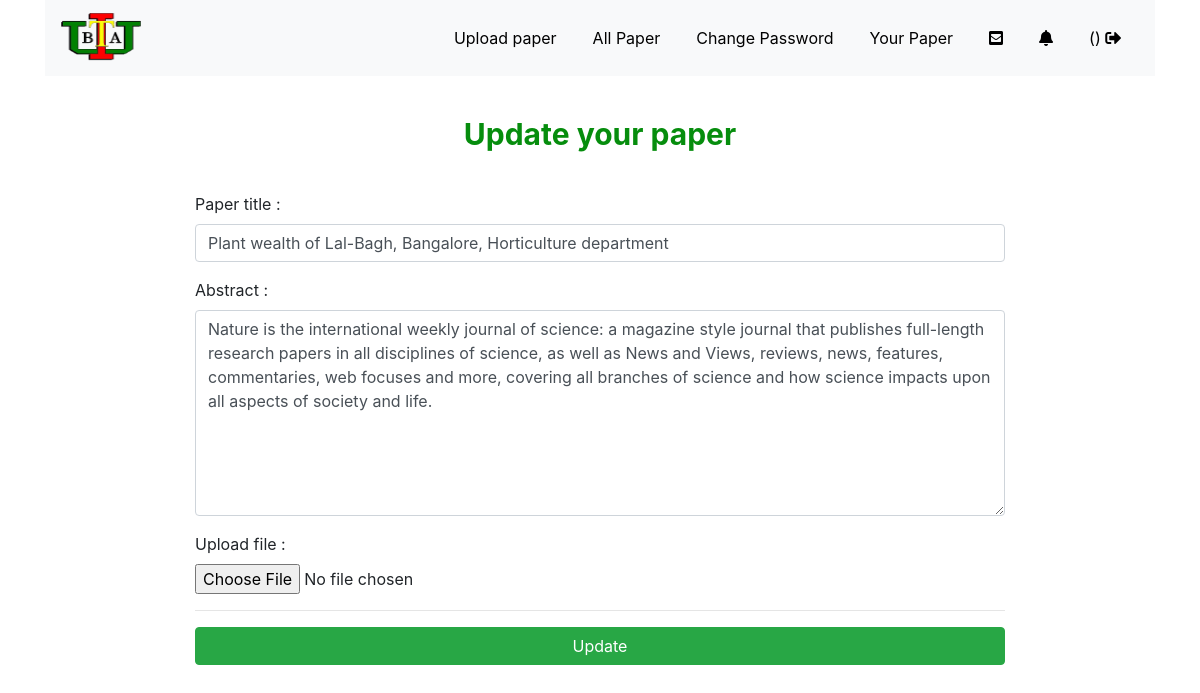
The app's page /php/edit-paper-author.php?id=15, older data.
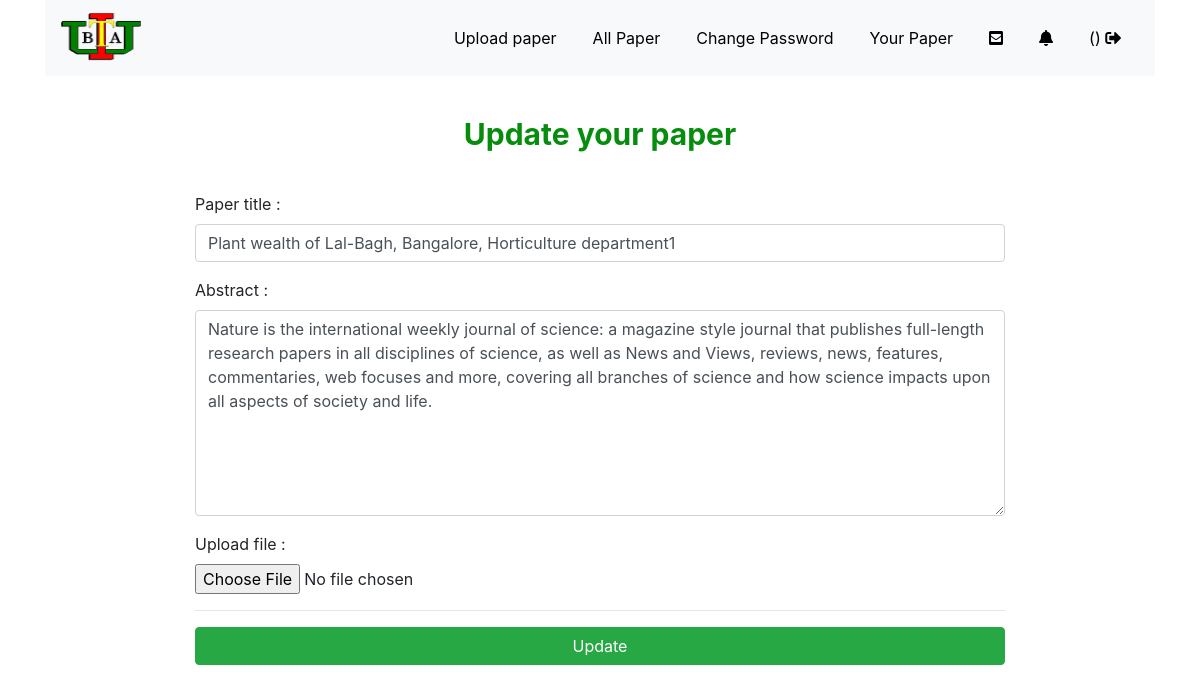
The same page, newer data.
### tables this page shows
CREATE TABLE `paper` (
  `id` int(11) NOT NULL,
  `authoremail` varchar(100) NOT NULL,
  `papername` varchar(255) NOT NULL,
  `abstract` varchar(8000) NOT NULL,
  `name` varchar(255) NOT NULL,
  `type` varchar(255) NOT NULL,
  `action` int(11) DEFAULT NULL
);

### php/edit-paper-author.php (the view, shortened to what this page needs)
<?php
if(strlen($_SESSION['alogin'])=="")
    {
    header("Location: login.php");
    }
    else
    {
       $id=intval($_GET['id']);
?>
<!DOCTYPE html>
<html lang="en">
<head>
    <link rel="stylesheet" href="../css/bootstrap.min.css">
    <link rel="stylesheet" href="../css/admin-dashboard.css">
</head>
<body>
  <div class="container">
  <div class="sticky-top">
    <?php
    include 'author-header.php';
    ?>
    </div>
    <h1 class="author-heading">Update your paper</h1>
      <form class = "author-form" method = "post" enctype = "multipart/form-data">
                    <?php
                $sql = "SELECT * from paper where id=$id";
                $query = $dbh->prepare($sql);
                $query->bindParam(':id',$id,PDO::PARAM_STR);
                $query->execute();
                $results=$query->fetchAll(PDO::FETCH_OBJ);
                if($query->rowCount() > 0)
                {
                foreach($results as $result)
                {
                    ?>
      <div class="form-group">
        <label for="formGroupExampleInput">Paper title : </label>
        <input type="text" class="form-control bigText" id="formGroupExampleInput" name = "paper-title" value="<?php echo htmlentities($result->papername)?>" required>
      </div>
      <div class="form-group">
        <label for="exampleFormControlTextarea1">Abstract : </label>
        <textarea class="form-control" id="exampleFormControlTextarea1" name= "summary" rows="8" required><?php echo htmlentities($result->abstract)?></textarea>
      </div>
      <div class="form-group">
      <label for="exampleFormControlFile1">Upload file : </label>
      <input type="file" class="form-control-file" name="file"id="exampleFormControlFile1" accept = "application/pdf"  required>
      </div>
      <hr>
      <?php }} ?>
      <button class="btn btn-success  btn-block" name = "submit" type="submit" >Update</button>
      </form>
  </div>
</body>
</html>
    <?php } ?>

Row changes from the older to the newer data that the page shows:
changed paper: paper-title "Plant wealth of Lal-Bagh, Bangalore, Horticulture department" → "Plant wealth of Lal-Bagh, Bangalore, Horticulture department1"
